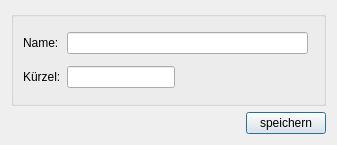
<?xml version="1.0" encoding="UTF-8"?>
<ui version="4.0">
 <class>CountryDialog</class>
 <widget class="QDialog" name="CountryDialog">
  <property name="geometry">
   <rect>
    <x>0</x>
    <y>0</y>
    <width>337</width>
    <height>145</height>
   </rect>
  </property>
  <property name="windowTitle">
   <string>TurnFix - Länderdaten</string>
  </property>
  <property name="windowIcon">
   <iconset resource="../resources/TurnFix.qrc">
    <normaloff>:/appicons/icon.png</normaloff>:/appicons/icon.png</iconset>
  </property>
  <layout class="QGridLayout" name="gridLayout">
   <item row="0" column="0">
    <widget class="QGroupBox" name="groupBox">
     <property name="sizePolicy">
      <sizepolicy hsizetype="Expanding" vsizetype="Preferred">
       <horstretch>0</horstretch>
       <verstretch>0</verstretch>
      </sizepolicy>
     </property>
     <property name="title">
      <string/>
     </property>
     <layout class="QGridLayout" name="gridLayout_3">
      <item row="0" column="0">
       <widget class="QLabel" name="label_4">
        <property name="text">
         <string>Name:</string>
        </property>
       </widget>
      </item>
      <item row="1" column="0">
       <widget class="QLabel" name="label_5">
        <property name="text">
         <string>Kürzel:</string>
        </property>
       </widget>
      </item>
      <item row="1" column="1" colspan="2">
       <widget class="QLineEdit" name="txt_kuerzel">
        <property name="sizePolicy">
         <sizepolicy hsizetype="Fixed" vsizetype="Fixed">
          <horstretch>0</horstretch>
          <verstretch>0</verstretch>
         </sizepolicy>
        </property>
        <property name="maxLength">
         <number>5</number>
        </property>
       </widget>
      </item>
      <item row="0" column="1">
       <widget class="QLineEdit" name="txt_land"/>
      </item>
     </layout>
    </widget>
   </item>
   <item row="1" column="0">
    <widget class="QPushButton" name="but_save">
     <property name="sizePolicy">
      <sizepolicy hsizetype="Fixed" vsizetype="Fixed">
       <horstretch>0</horstretch>
       <verstretch>0</verstretch>
      </sizepolicy>
     </property>
     <property name="layoutDirection">
      <enum>Qt::RightToLeft</enum>
     </property>
     <property name="text">
      <string>speichern</string>
     </property>
    </widget>
   </item>
  </layout>
 </widget>
 <resources>
  <include location="../resources/TurnFix.qrc"/>
 </resources>
 <connections/>
</ui>
